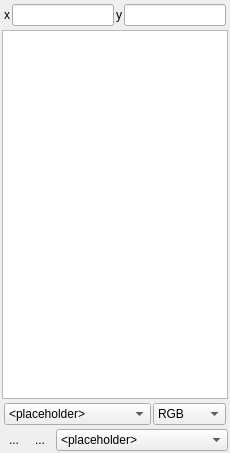
<?xml version="1.0" encoding="UTF-8"?>
<ui version="4.0">
 <class>cursorLocationInfoPanel</class>
 <widget class="QDockWidget" name="cursorLocationInfoPanel">
  <property name="geometry">
   <rect>
    <x>0</x>
    <y>0</y>
    <width>230</width>
    <height>453</height>
   </rect>
  </property>
  <property name="windowIcon">
   <iconset>
    <normaloff>:/enmapbox/icons/mActionIdentify.png</normaloff>:/enmapbox/icons/mActionIdentify.png</iconset>
  </property>
  <property name="windowTitle">
   <string>Cursor Location Values</string>
  </property>
  <widget class="QWidget" name="dockWidgetContents">
   <layout class="QVBoxLayout" name="verticalLayout">
    <property name="spacing">
     <number>2</number>
    </property>
    <property name="leftMargin">
     <number>2</number>
    </property>
    <property name="topMargin">
     <number>2</number>
    </property>
    <property name="rightMargin">
     <number>2</number>
    </property>
    <property name="bottomMargin">
     <number>2</number>
    </property>
    <item>
     <layout class="QHBoxLayout" name="horizontalLayout">
      <property name="spacing">
       <number>2</number>
      </property>
      <property name="leftMargin">
       <number>2</number>
      </property>
      <property name="topMargin">
       <number>2</number>
      </property>
      <property name="rightMargin">
       <number>2</number>
      </property>
      <property name="bottomMargin">
       <number>2</number>
      </property>
      <item>
       <widget class="QLabel" name="label">
        <property name="text">
         <string>x</string>
        </property>
       </widget>
      </item>
      <item>
       <widget class="QLineEdit" name="tbX">
        <property name="readOnly">
         <bool>true</bool>
        </property>
       </widget>
      </item>
      <item>
       <widget class="QLabel" name="label_2">
        <property name="text">
         <string>y</string>
        </property>
       </widget>
      </item>
      <item>
       <widget class="QLineEdit" name="tbY">
        <property name="readOnly">
         <bool>true</bool>
        </property>
       </widget>
      </item>
     </layout>
    </item>
    <item>
     <widget class="QTreeView" name="treeView"/>
    </item>
    <item>
     <layout class="QHBoxLayout" name="horizontalLayout_4">
      <property name="spacing">
       <number>2</number>
      </property>
      <property name="leftMargin">
       <number>2</number>
      </property>
      <property name="topMargin">
       <number>2</number>
      </property>
      <property name="rightMargin">
       <number>2</number>
      </property>
      <property name="bottomMargin">
       <number>2</number>
      </property>
      <item>
       <widget class="QComboBox" name="cbLayerTypes">
        <property name="sizePolicy">
         <sizepolicy hsizetype="Preferred" vsizetype="Preferred">
          <horstretch>2</horstretch>
          <verstretch>0</verstretch>
         </sizepolicy>
        </property>
        <property name="toolTip">
         <string>Select the map layer types to extact the cursor location values for.</string>
        </property>
        <item>
         <property name="text">
          <string>&lt;placeholder&gt;</string>
         </property>
        </item>
       </widget>
      </item>
      <item>
       <widget class="QComboBox" name="cbRasterBands">
        <property name="sizePolicy">
         <sizepolicy hsizetype="Preferred" vsizetype="Preferred">
          <horstretch>1</horstretch>
          <verstretch>0</verstretch>
         </sizepolicy>
        </property>
        <property name="minimumSize">
         <size>
          <width>45</width>
          <height>0</height>
         </size>
        </property>
        <property name="maximumSize">
         <size>
          <width>75</width>
          <height>16777215</height>
         </size>
        </property>
        <property name="toolTip">
         <string>Raster bands to be read</string>
        </property>
        <item>
         <property name="text">
          <string>RGB</string>
         </property>
        </item>
       </widget>
      </item>
     </layout>
    </item>
    <item>
     <layout class="QHBoxLayout" name="horizontalLayout_2">
      <property name="spacing">
       <number>2</number>
      </property>
      <item>
       <widget class="QToolButton" name="btnActivateMapTool">
        <property name="toolTip">
         <string>Click and select a map location</string>
        </property>
        <property name="text">
         <string>...</string>
        </property>
        <property name="icon">
         <iconset>
          <normaloff>:/timeseriesviewer/icons/mActionIdentify.svg</normaloff>:/timeseriesviewer/icons/mActionIdentify.svg</iconset>
        </property>
        <property name="autoRaise">
         <bool>true</bool>
        </property>
       </widget>
      </item>
      <item>
       <widget class="QToolButton" name="btnReload">
        <property name="toolTip">
         <string>Reload value(s) for last location</string>
        </property>
        <property name="text">
         <string>...</string>
        </property>
        <property name="icon">
         <iconset>
          <normaloff>:/timeseriesviewer/icons/mActionRefresh.png</normaloff>:/timeseriesviewer/icons/mActionRefresh.png</iconset>
        </property>
        <property name="autoRaise">
         <bool>true</bool>
        </property>
       </widget>
      </item>
      <item>
       <widget class="QgsProjectionSelectionWidget" name="btnCrs">
        <property name="maximumSize">
         <size>
          <width>22</width>
          <height>16777215</height>
         </size>
        </property>
       </widget>
      </item>
      <item>
       <widget class="QComboBox" name="cbLayerModes">
        <property name="sizePolicy">
         <sizepolicy hsizetype="Preferred" vsizetype="Fixed">
          <horstretch>2</horstretch>
          <verstretch>0</verstretch>
         </sizepolicy>
        </property>
        <property name="toolTip">
         <string/>
        </property>
        <property name="frame">
         <bool>true</bool>
        </property>
        <item>
         <property name="text">
          <string>&lt;placeholder&gt;</string>
         </property>
        </item>
       </widget>
      </item>
      <item>
       <spacer name="horizontalSpacer">
        <property name="orientation">
         <enum>Qt::Horizontal</enum>
        </property>
        <property name="sizeHint" stdset="0">
         <size>
          <width>0</width>
          <height>0</height>
         </size>
        </property>
       </spacer>
      </item>
     </layout>
    </item>
   </layout>
  </widget>
  <action name="actionRequestCursorLocation">
   <property name="icon">
    <iconset resource="../qpsresources.qrc">
     <normaloff>:/qps/ui/icons/selectcursor.svg</normaloff>:/qps/ui/icons/selectcursor.svg</iconset>
   </property>
   <property name="text">
    <string>Select Cursor Location</string>
   </property>
  </action>
  <action name="actionReload">
   <property name="icon">
    <iconset resource="../qpsresources.qrc">
     <normaloff>:/qps/ui/icons/refresh_green.svg</normaloff>:/qps/ui/icons/refresh_green.svg</iconset>
   </property>
   <property name="text">
    <string>Reload</string>
   </property>
   <property name="toolTip">
    <string>Reload the pixel values for the given map location</string>
   </property>
  </action>
  <action name="actionAllRasterBands">
   <property name="text">
    <string>All</string>
   </property>
   <property name="toolTip">
    <string>Activate this to return values from all raster bands.</string>
   </property>
  </action>
  <action name="actionVisibleRasterBands">
   <property name="text">
    <string>V</string>
   </property>
   <property name="toolTip">
    <string>Actives this to return values from visible raster bands only.</string>
   </property>
  </action>
 </widget>
 <customwidgets>
  <customwidget>
   <class>QgsProjectionSelectionWidget</class>
   <extends>QWidget</extends>
   <header>qgsprojectionselectionwidget.h</header>
   <container>1</container>
  </customwidget>
 </customwidgets>
 <resources>
  <include location="../qpsresources.qrc"/>
 </resources>
 <connections/>
</ui>
